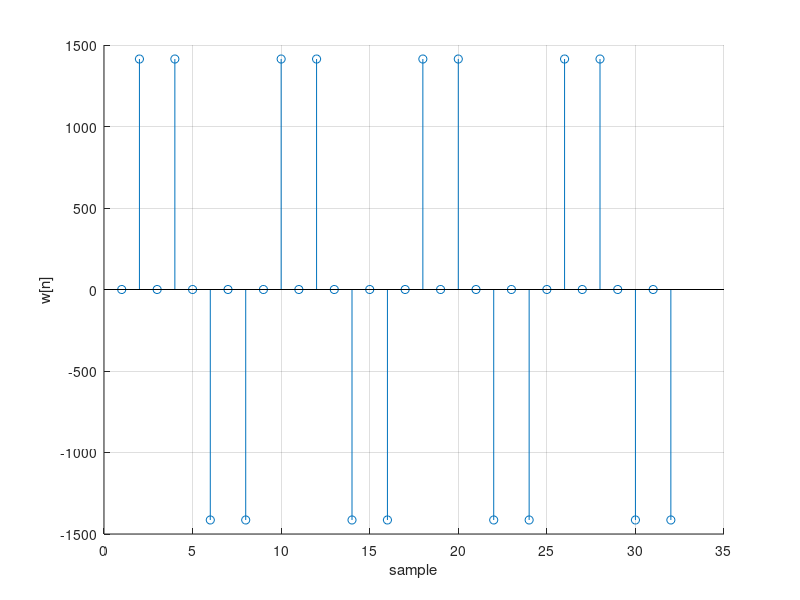
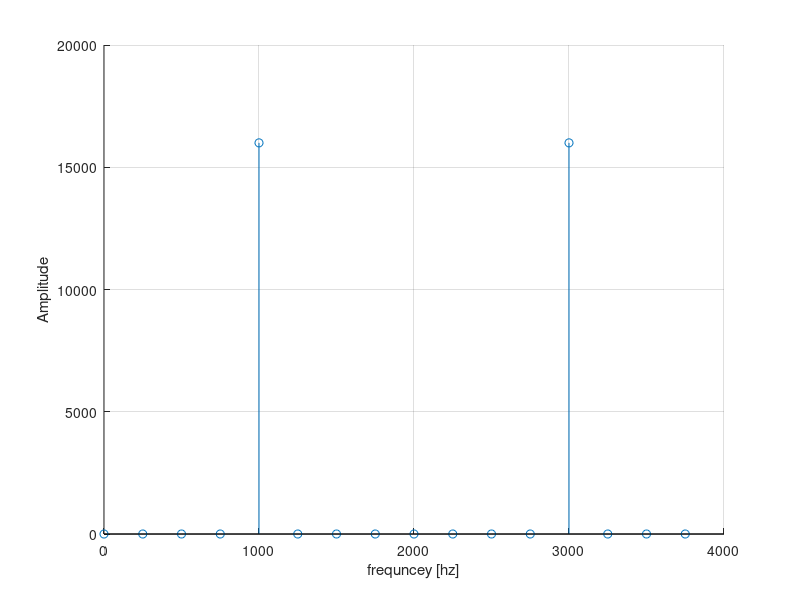
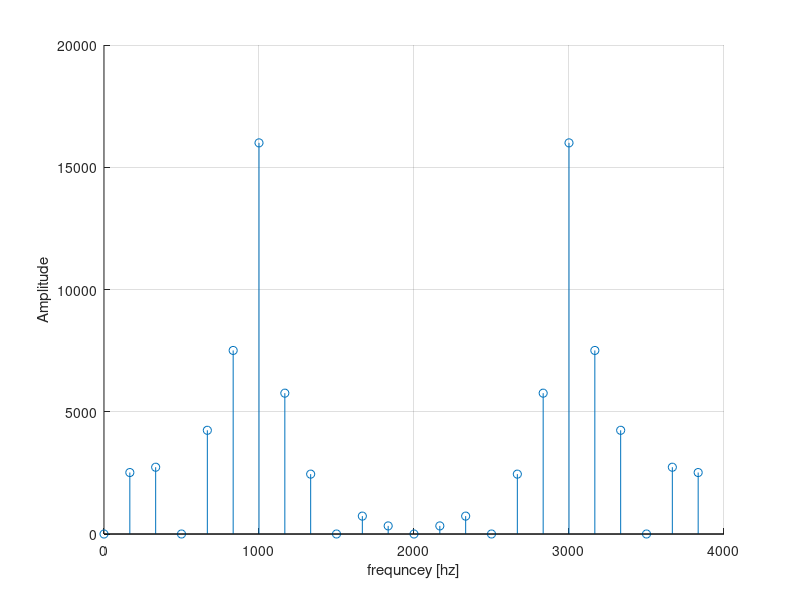

These charts were generated, in order, by the following MATLAB code:
clc;
clear all;
w=[0,1414,0,1414,0,-1414,0,-1414,0,1414,0,1414,0,-1414,0,-1414,0,1414,0,1414,0,-1414,0,-1414,0,1414,0,1414,0,-1414,0,-1414];
figure(1)
hold on;
grid on;
xlabel('sample')
ylabel('w[n]')
stem(1:32,w);
%
fs=8000;
ts=1/fs;
figure(2)
dft=fft(w);
dft_abs=abs(dft);
theta=(2*pi)/32;
omega_badid=0:theta:(2*pi)-(theta);
omega_razif=(fs/(2*pi))*omega_badid;
hold on;
grid on;
xlabel('frequncey [hz]')
ylabel('Amplitude')
stem(omega_razif(1:length(omega_razif)/2),dft_abs(1:length(dft_abs)/2))
%
M=48;
dft2=fft(w,48);
dft2_abs=abs(dft2);
theta_2=(2*pi)/48;
omega_badid_2=0:theta_2:(2*pi)-(theta_2);
omega_razif_2=(fs/(2*pi))*omega_badid_2;
figure(3)
hold on;
grid on;
xlabel('frequncey [hz]')
ylabel('Amplitude')
stem(omega_razif_2(1:length(omega_razif_2)/2),dft2_abs(1:length(dft2_abs)/2))
%
t=0:ts:31*ts;
funct=1000*sin(2*pi*1000.*t)+1000*sin(2*pi*3000.*t)

